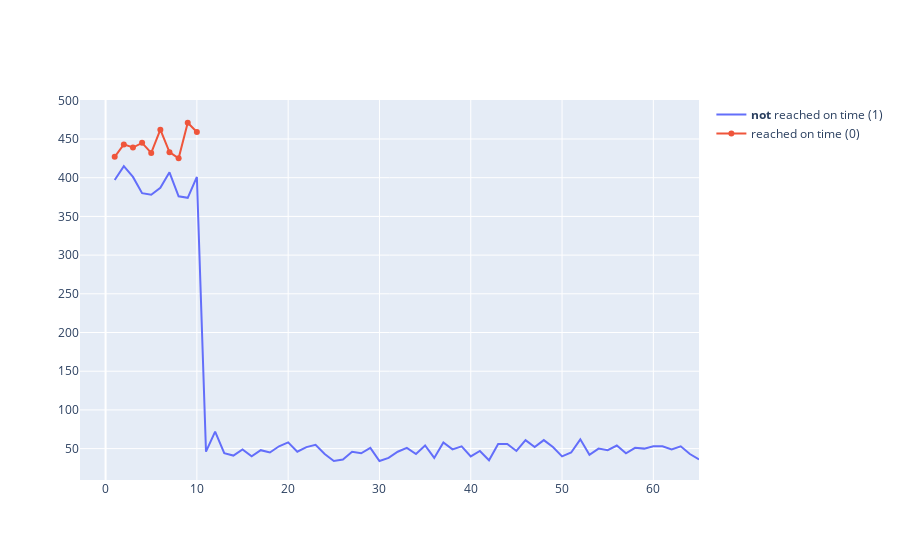

This figure's notebook cell:
### Code cell
fig.add_trace(go.Scatter(
    x=a,
    y=b,
    name = '<b>not</b> reached on time (1)', # Style name/legend entry with html tags
))
fig.add_trace(go.Scatter(
    x=c,
    y=d,
    name='reached on time (0)',
))

### Figure 1 — Plotly figure (JSON) as saved in the notebook; plotly's stock layout.template omitted (floating-point values rounded to 4 significant figures)
{"data": [{"name": "<b>not</b> reached on time (1)", "type": "scatter", "x": [1, 2, 3, 4, 5, 6, 7, 8, 9, 10, 11, 12, 13, 14, 15, 16, 17, 18, 19, 20, 21, 22, 23, 24, 25, 26, 27, 28, 29, 30, 31, 32, 33, 34, 35, 36, 37, 38, 39, 40, 41, 42, 43, 44, 45, 46, 47, 48, 49, 50, 51, 52, 53, 54, 55, 56, 57, 58, 59, 60, 61, 62, 63, 64, 65], "y": [397, 415, 401, 380, 378, 387, 407, 376, 374, 401, 46, 72, 44, 41, 49, 40, 48, 45, 53, 58, 46, 52, 55, 43, 34, 36, 46, 44, 51, 34, 38, 46, 51, 43, 54, 38, 58, 49, 53, 40, 47, 35, 56, 56, 47, 61, 52, 61, 52, 40, 45, 62, 42, 50, 48, 54, 44, 51, 50, 53, 53, 49, 53, 43, 36]}, {"name": "reached on time (0)", "type": "scatter", "x": [1, 2, 3, 4, 5, 6, 7, 8, 9, 10], "y": [427, 443, 439, 445, 432, 462, 433, 425, 471, 459]}], "layout": {}}
